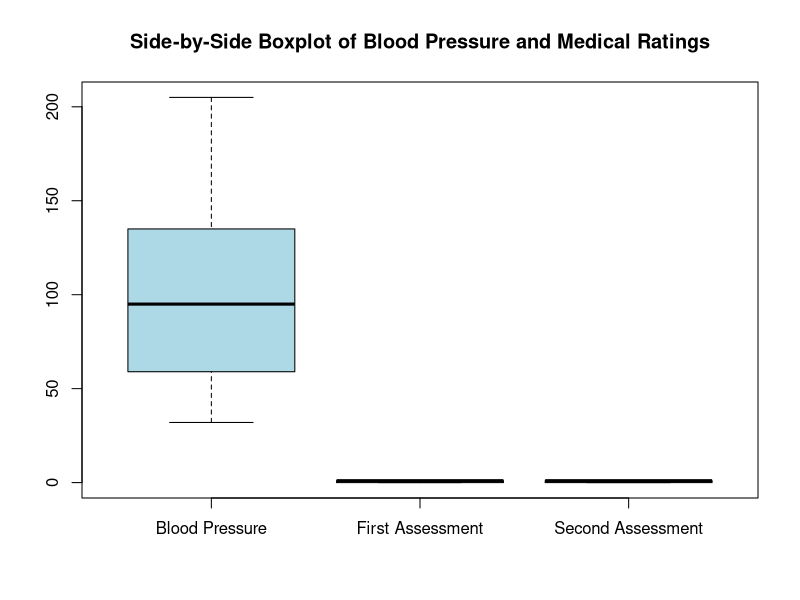
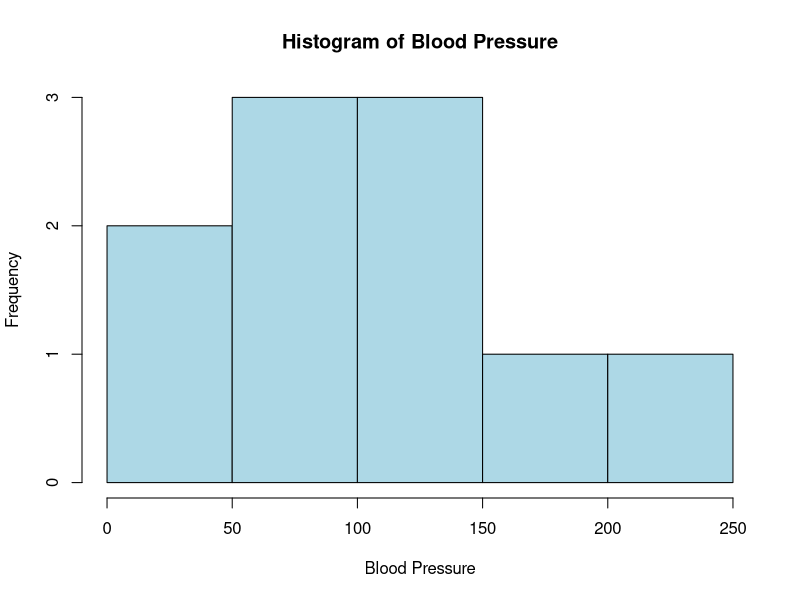

These charts were generated, in order, by the following R code:
Frequency <- c(0.6, 0.3, 0.4, 0.4, 0.2, 0.6, 0.3, 0.4, 0.9, 0.2)
BP <- c(103, 87, 32, 42, 59, 109, 78, 205, 135, 176)
First <- c(1, 1, 1, 1, 0, 0, 0, 0, NA, 1)  
Second <- c(0, 0, 1, 1, 0, 0, 1, 1, 1, 1)  
FinalDecision <- c(0, 1, 0, 1, 0, 1, 0, 1, 1, 1)  

#Create boxplot for Blood Pressure and Medical Ratings
boxplot(BP, First, Second, names=c("Blood Pressure", "First Assessment", "Second Assessment"),
        main="Side-by-Side Boxplot of Blood Pressure and Medical Ratings",
        col=c("lightblue", "lightgreen", "lightcoral"))

#Create histogram for Blood Pressure
hist(BP, main="Histogram of Blood Pressure", xlab="Blood Pressure", col="lightblue", breaks=5)
